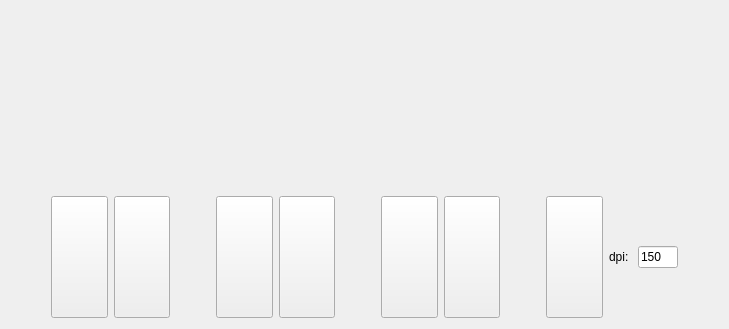
<?xml version="1.0" encoding="UTF-8"?>
<ui version="4.0">
 <class>Dialog</class>
 <widget class="QDialog" name="Dialog">
  <property name="geometry">
   <rect>
    <x>0</x>
    <y>0</y>
    <width>729</width>
    <height>329</height>
   </rect>
  </property>
  <property name="windowTitle">
   <string>Dialog</string>
  </property>
  <layout class="QVBoxLayout" name="verticalLayout">
   <item>
    <widget class="QWidget" name="widget_preview" native="true">
     <property name="minimumSize">
      <size>
       <width>0</width>
       <height>50</height>
      </size>
     </property>
     <layout class="QHBoxLayout" name="horizontalLayout_3">
      <item>
       <layout class="QVBoxLayout" name="preview_layout"/>
      </item>
     </layout>
    </widget>
   </item>
   <item>
    <widget class="QWidget" name="widget_plot" native="true">
     <property name="sizePolicy">
      <sizepolicy hsizetype="Preferred" vsizetype="MinimumExpanding">
       <horstretch>0</horstretch>
       <verstretch>0</verstretch>
      </sizepolicy>
     </property>
     <layout class="QHBoxLayout" name="horizontalLayout_2">
      <item>
       <layout class="QVBoxLayout" name="plot_layout"/>
      </item>
     </layout>
    </widget>
   </item>
   <item>
    <layout class="QHBoxLayout" name="horizontalLayout">
     <item>
      <spacer name="horizontalSpacer_2">
       <property name="sizeHint" stdset="0">
        <size>
         <width>40</width>
         <height>20</height>
        </size>
       </property>
      </spacer>
     </item>
     <item>
      <widget class="QToolButton" name="btn_rr">
       <property name="sizePolicy">
        <sizepolicy hsizetype="MinimumExpanding" vsizetype="Minimum">
         <horstretch>0</horstretch>
         <verstretch>0</verstretch>
        </sizepolicy>
       </property>
       <property name="minimumSize">
        <size>
         <width>40</width>
         <height>20</height>
        </size>
       </property>
       <property name="cursor">
        <cursorShape>PointingHandCursor</cursorShape>
       </property>
       <property name="text">
        <string/>
       </property>
      </widget>
     </item>
     <item>
      <widget class="QToolButton" name="btn_ff">
       <property name="sizePolicy">
        <sizepolicy hsizetype="MinimumExpanding" vsizetype="Minimum">
         <horstretch>0</horstretch>
         <verstretch>0</verstretch>
        </sizepolicy>
       </property>
       <property name="minimumSize">
        <size>
         <width>40</width>
         <height>20</height>
        </size>
       </property>
       <property name="cursor">
        <cursorShape>PointingHandCursor</cursorShape>
       </property>
       <property name="text">
        <string/>
       </property>
      </widget>
     </item>
     <item>
      <spacer name="horizontalSpacer_3">
       <property name="sizeType">
        <enum>QSizePolicy::Fixed</enum>
       </property>
       <property name="sizeHint" stdset="0">
        <size>
         <width>40</width>
         <height>20</height>
        </size>
       </property>
      </spacer>
     </item>
     <item>
      <widget class="QToolButton" name="btn_zoomout">
       <property name="sizePolicy">
        <sizepolicy hsizetype="MinimumExpanding" vsizetype="Minimum">
         <horstretch>0</horstretch>
         <verstretch>0</verstretch>
        </sizepolicy>
       </property>
       <property name="minimumSize">
        <size>
         <width>40</width>
         <height>20</height>
        </size>
       </property>
       <property name="cursor">
        <cursorShape>PointingHandCursor</cursorShape>
       </property>
       <property name="text">
        <string/>
       </property>
      </widget>
     </item>
     <item>
      <widget class="QToolButton" name="btn_zoomin">
       <property name="sizePolicy">
        <sizepolicy hsizetype="MinimumExpanding" vsizetype="Minimum">
         <horstretch>0</horstretch>
         <verstretch>0</verstretch>
        </sizepolicy>
       </property>
       <property name="minimumSize">
        <size>
         <width>40</width>
         <height>20</height>
        </size>
       </property>
       <property name="cursor">
        <cursorShape>PointingHandCursor</cursorShape>
       </property>
       <property name="text">
        <string/>
       </property>
      </widget>
     </item>
     <item>
      <spacer name="horizontalSpacer_4">
       <property name="sizeType">
        <enum>QSizePolicy::Fixed</enum>
       </property>
       <property name="sizeHint" stdset="0">
        <size>
         <width>40</width>
         <height>20</height>
        </size>
       </property>
      </spacer>
     </item>
     <item>
      <widget class="QToolButton" name="btn_ch_down">
       <property name="sizePolicy">
        <sizepolicy hsizetype="MinimumExpanding" vsizetype="Minimum">
         <horstretch>0</horstretch>
         <verstretch>0</verstretch>
        </sizepolicy>
       </property>
       <property name="minimumSize">
        <size>
         <width>40</width>
         <height>20</height>
        </size>
       </property>
       <property name="text">
        <string/>
       </property>
      </widget>
     </item>
     <item>
      <widget class="QToolButton" name="btn_ch_up">
       <property name="sizePolicy">
        <sizepolicy hsizetype="MinimumExpanding" vsizetype="Minimum">
         <horstretch>0</horstretch>
         <verstretch>0</verstretch>
        </sizepolicy>
       </property>
       <property name="minimumSize">
        <size>
         <width>40</width>
         <height>20</height>
        </size>
       </property>
       <property name="text">
        <string/>
       </property>
      </widget>
     </item>
     <item>
      <spacer name="horizontalSpacer_5">
       <property name="sizeHint" stdset="0">
        <size>
         <width>40</width>
         <height>20</height>
        </size>
       </property>
      </spacer>
     </item>
     <item>
      <widget class="QToolButton" name="btn_download">
       <property name="sizePolicy">
        <sizepolicy hsizetype="MinimumExpanding" vsizetype="Minimum">
         <horstretch>0</horstretch>
         <verstretch>0</verstretch>
        </sizepolicy>
       </property>
       <property name="minimumSize">
        <size>
         <width>40</width>
         <height>20</height>
        </size>
       </property>
       <property name="cursor">
        <cursorShape>PointingHandCursor</cursorShape>
       </property>
       <property name="styleSheet">
        <string notr="true"/>
       </property>
       <property name="text">
        <string/>
       </property>
      </widget>
     </item>
     <item>
      <layout class="QHBoxLayout" name="horizontalLayout_4">
       <item>
        <widget class="QLabel" name="label">
         <property name="text">
          <string>dpi: </string>
         </property>
        </widget>
       </item>
       <item>
        <widget class="QLineEdit" name="edit_dpi">
         <property name="sizePolicy">
          <sizepolicy hsizetype="Fixed" vsizetype="Fixed">
           <horstretch>0</horstretch>
           <verstretch>0</verstretch>
          </sizepolicy>
         </property>
         <property name="minimumSize">
          <size>
           <width>35</width>
           <height>0</height>
          </size>
         </property>
         <property name="maximumSize">
          <size>
           <width>40</width>
           <height>16777215</height>
          </size>
         </property>
         <property name="font">
          <font>
           <kerning>true</kerning>
          </font>
         </property>
         <property name="layoutDirection">
          <enum>Qt::LeftToRight</enum>
         </property>
         <property name="text">
          <string>150</string>
         </property>
         <property name="maxLength">
          <number>4</number>
         </property>
        </widget>
       </item>
      </layout>
     </item>
     <item>
      <spacer name="horizontalSpacer">
       <property name="sizeHint" stdset="0">
        <size>
         <width>40</width>
         <height>20</height>
        </size>
       </property>
      </spacer>
     </item>
    </layout>
   </item>
  </layout>
 </widget>
 <resources/>
 <connections/>
</ui>
